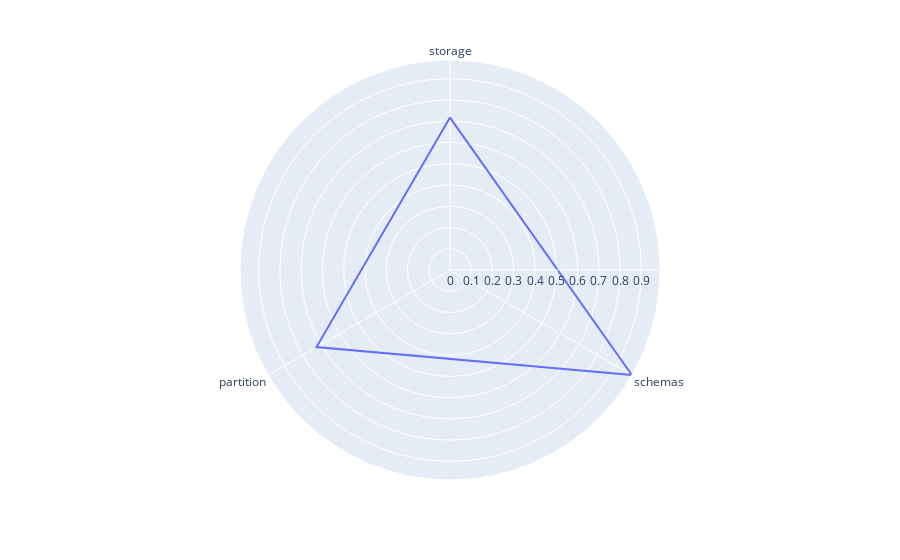

The cell this chart's notebook holds for it:
### Markdown cell above
_schemaSDRank.plotRadar()_ shows a figure of the top configuration (vt.predicate.avro) of ranking by schema is optimized towards schema dimension only, ignoring the other two dimension.<br>
The same can be said for ranking with the other dimensions (storage and partition)

### Code cell
schemaSDRank = SDRank(config, logs, '100M', 'schemas')
schemaSDRank.plotRadar()

### Figure 1 — Plotly figure (JSON) as saved in the notebook; plotly's stock layout.template omitted (floating-point values rounded to 4 significant figures)
{"data": [{"hovertemplate": "r=%{r}<br>theta=%{theta}<extra></extra>", "legendgroup": "", "line": {"color": "#636efa", "dash": "solid"}, "marker": {"symbol": "circle"}, "mode": "lines", "name": "", "r": [0.7167, 0.9875, 0.725, 0.7167], "showlegend": false, "subplot": "polar", "theta": ["storage", "schemas", "partition", "storage"], "type": "scatterpolar"}], "layout": {"legend": {"tracegroupgap": 0}, "margin": {"t": 60}, "polar": {"angularaxis": {"direction": "clockwise", "rotation": 90}, "domain": {"x": [0, 1], "y": [0, 1]}}}}
